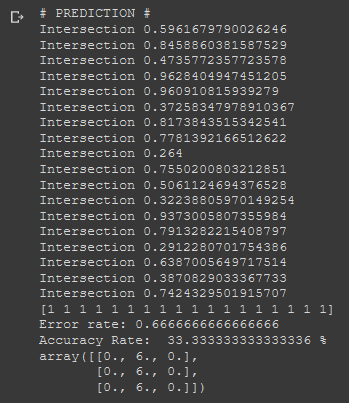
#> input picture img1.png, 349 x 403 px, given in place of evo-vii.jpg, which was not available
$ jupyter execute GaussianTesting.ipynb
#> lines starting #> are read from the running program, lines starting #| are printed output that depends on the picture; pictures that were not available may be replaced by others from this repository, and a replacement may not be noted
[cell 1]
import numpy as np
import cv2
import matplotlib.pyplot as plt
import argparse
import math

[cell 2]
def convolution(image, kernel, average=False):
    # Check for colour image
    if len(image.shape) == 3:
        print("Found 3 Channels : {}".format(image.shape))
        image = cv2.cvtColor(image, cv2.COLOR_BGR2GRAY)
        print("Converted to Gray Channel. Size : {}".format(image.shape))
    # Else Grayscale image is found
    else:
        print("Image Shape : {}".format(image.shape))

    print("Kernel Shape : {}".format(kernel.shape))

    image_row, image_col = image.shape
    kernel_row, kernel_col = kernel.shape

    # Set size of new image to the size of the original image
    output = np.zeros(image.shape)

    # Set the dimensions of the image padding
    pad_height = int((kernel_row - 1) / 2)
    pad_width = int((kernel_col - 1) / 2)

    # Generate the zeros for the padding
    padded_image = np.zeros((image_row + (2 * pad_height), image_col + (2 * pad_width)))

    # Fill up the empty padded image with the corresponding pixel values
    # of the original image
    padded_image[pad_height:padded_image.shape[0] - pad_height, pad_width:padded_image.shape[1] - pad_width] = image

    # Convolution
    # From Lab2:
    #1. Get the product of the values of the corresponding pixels in both the kernel and the patch of the padded image
    #2. Sum up all the products to get the output for this specific pixel.
    for row in range(image_row): # Top -> Bottom
        for col in range(image_col): # Left -> Right
            output[row, col] = np.sum(kernel * padded_image[row:row + kernel_row, col:col + kernel_col])
            if average:
                output[row, col] /= kernel.shape[0] * kernel.shape[1]

    print("Output Image size : {}".format(output.shape))

    # Return new image
    return output

[cell 3]
# Standard Gaussian function
def gaussian_function(x, mu, sd):
    return 1 / (np.sqrt(2 * np.pi) * sd) * np.e ** (-np.power((x - mu) / sd, 2) / 2)


# Generates a normalised Gaussian kernel with given size and sigma (std. dev.)
def gaussian_kernel(size, sigma=1):
    # Create a 1D kernel
    kernel_1D = np.linspace(-(size // 2), size // 2, size)

    # Run kernel through the Gaussian function
    for i in range(size):
        kernel_1D[i] = gaussian_function(kernel_1D[i], 0, sigma)

    # Considering a 2D Kernel is just the product of two 1D Kernels,
    # we can simply calculate it:
    kernel_2D = np.outer(kernel_1D.T, kernel_1D.T)

    # Normalise the kernel (values add up to 1)
    kernel_2D *= 1.0 / kernel_2D.max()

    return kernel_2D

# Applies the convolution using a Gaussian Mask to form the final filter
def gaussian_blur(image, kernel_size, sigma):
    kernel = gaussian_kernel(kernel_size, sigma)
    return convolution(image, kernel, average=True)

[cell 4]
# Read image
img = cv2.imread('evo-vii.jpg')
#> img is the input picture: shape (403, 349, 3); mean B, G, R 67.4, 67.4, 67.4

# Examples of differences between kernel size (See Below)
# Apply a gaussian blur with kernel size 15 and standard deviation 5
img_blur = gaussian_blur(img, 15, 5)
#| Found 3 Channels : (403, 349, 3)
#> in convolution, `image = cv2.cvtColor(image, cv2.COLOR_BGR2GRAY)`:
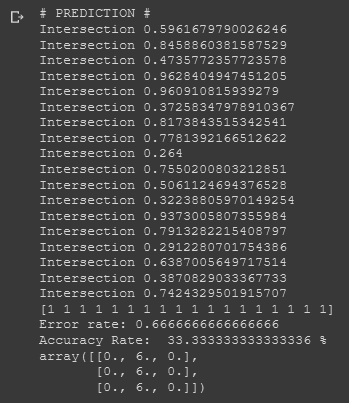
#> image: shape (403, 349); min 56, max 213, mean 67.4
#| Converted to Gray Channel. Size : (403, 349)
#> in convolution, `padded_image[pad_height:padded_image.shape[0] - pad_height, pad_width:..`:
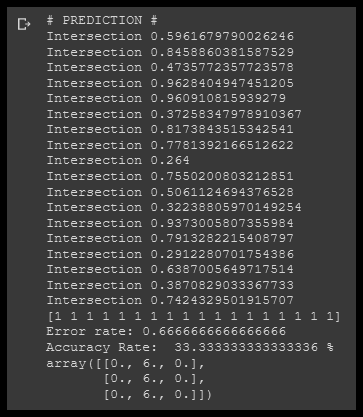
#> padded_image: shape (417, 363) float64; min 0, max 213, mean 62.6
#> after the loop in convolution, `for row in range(image_row):`:
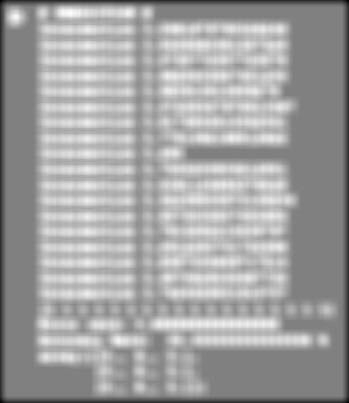
#> output: shape (403, 349) float64; min 8.76, max 49.57, mean 34.9; drawn with min black and max white
#| Output Image size : (403, 349)

plt.imshow(img_blur)
plt.show()

[cell 5]
img_blur = gaussian_blur(img, 5, 5)
#> call 2 of convolution, with kernel = array of shape (5, 5), average = True
#| Found 3 Channels : (403, 349, 3)
#| Converted to Gray Channel. Size : (403, 349)
#> in convolution (call 2), `padded_image[pad_height:padded_image.shape[0] - pad_height, pad_width:..`:
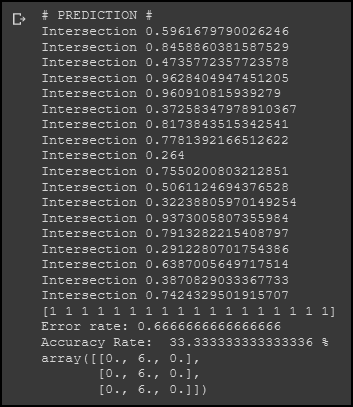
#> padded_image: shape (407, 353) float64; min 0, max 213, mean 66
#> after the loop in convolution (call 2), `for row in range(image_row):`:
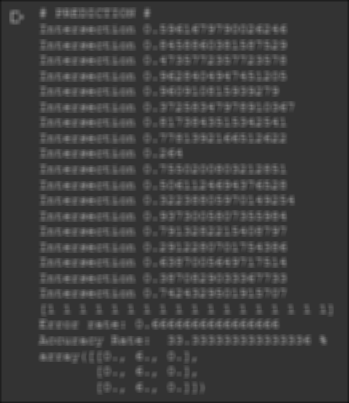
#> output: shape (403, 349) float64; min 18.88, max 134.2, mean 62
#| Output Image size : (403, 349)

plt.imshow(img_blur)
plt.show()

[cell 6]
img_blur = gaussian_blur(img, 1, 5)
#| Found 3 Channels : (403, 349, 3)
#| Converted to Gray Channel. Size : (403, 349)
#| Output Image size : (403, 349)

plt.imshow(img_blur)
plt.show()

[cell 7]
# Difference Of Gaussian Mask (DoG)
# Used later in SIFT methods.

# Sample 2 kernels
# Gaussian Kernel with a standard deviation of 3
gk3 = gaussian_kernel(5,3)
# -||- of 6
gk6 = gaussian_kernel(5,6)

# DoG is given simply by subtracting one Gaussian from another
dog_mask = gk3 - gk6

# Apply the convolution of the DoG mask
dog_img = convolution(img, dog_mask, average=False)
#> call 4 of convolution, with kernel = array of shape (5, 5), average = False
#| Found 3 Channels : (403, 349, 3)
#| Converted to Gray Channel. Size : (403, 349)
#> after the loop in convolution (call 4), `for row in range(image_row):`:
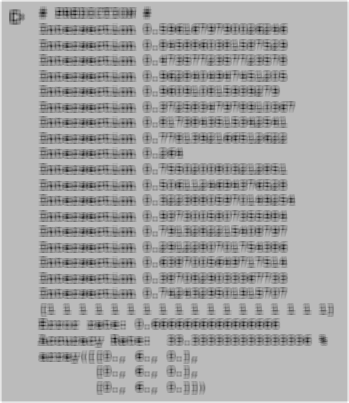
#> output: shape (403, 349) float64; min -570.4, max -58.98, mean -232.5; drawn with min black and max white
#| Output Image size : (403, 349)
